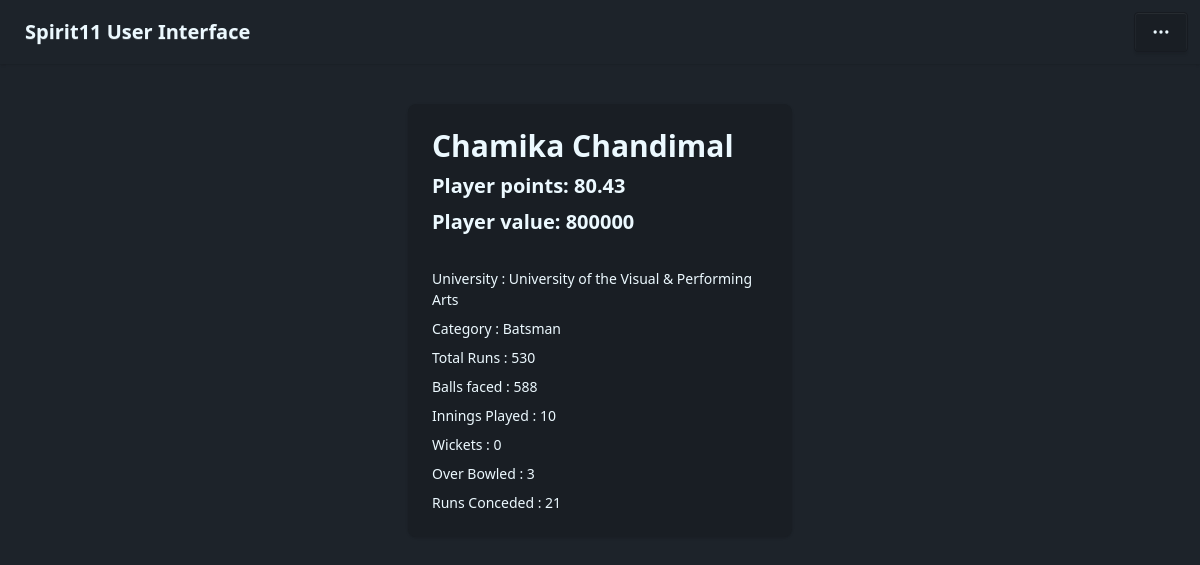
Screenshot of /users/player/52/ with the database file from the repository.
### AdminPanel/models.py (models this page shows)
class Player(models.Model):
    name = models.CharField(max_length=100)
    university = models.CharField(max_length=100)
    category = models.CharField(max_length=100)
    total_runs = models.IntegerField()
    balls_faced = models.IntegerField()
    innings_played = models.IntegerField()
    wickets = models.IntegerField()
    overs_bowled = models.IntegerField()
    runs_given = models.IntegerField()
    def get_points(self):
        batting_strike_rate = (self.total_runs / self.balls_faced) * 100 if self.balls_faced != 0 else 0
        bowling_strike_rate = (self.overs_bowled * 6) / self.wickets if self.wickets != 0 else 0
        economy_rate = self.runs_given / self.overs_bowled if self.overs_bowled != 0 else 0
        batting_average = self.total_runs / self.innings_played if self.innings_played != 0 else 0
        self_points = (batting_strike_rate / 5)
        self_points += (batting_average * 0.8)
        self_points += (500 / bowling_strike_rate) if bowling_strike_rate != 0 else 0
        self_points += (140 / economy_rate) if economy_rate != 0 else 0
        return self_points
    def get_value(self):
        self_points = self.get_points()
        self_value = (self_points * 9 + 100) * 1000
        self_value = round(self_value / 50000) * 50000
        return self_value

### UserInterface/views.py (the view)
# urls.py: path('player/<int:player_id>/', views.userPlayerStatistics, name='userPlayerStatistics'),
def userPlayerStatistics(request, player_id):
    player = Player.objects.get(id=player_id)
    player_points = player.get_points()
    player_value = player.get_value()
    context = {
        'player': player,
        'player_points': f'{player_points:.2f}',
        "player_value": player_value
    }
    return render(request, 'userPlayerStatistics.html', context)

### UserInterface/templates/userPlayerStatistics.html (shortened to what this page needs)
{% extends "userBase.html" %} {% block content %}
<div class="w-full flex justify-center align-center">
  <div class="card mt-10 w-96 bg-base-200 shadow-sm">
    <div class="card-body">
      <h2 class="text-3xl font-bold">{{ player.name }}</h2>
      <h4 class="text-xl font-bold">Player points: {{ player_points }}</h4>
      <h4 class="text-xl font-bold">Player value: {{ player_value }}</h4>
      <ul class="mt-6 flex flex-col gap-2 text-s">
        <li>
          <span> University : {{ player.university }}</span>
        </li>
        <li>
          <span> Category : {{ player.category }}</span>
        </li>
        <li>
          <span> Total Runs : {{ player.total_runs }}</span>
        </li>
        <li>
          <span> Balls faced : {{ player.balls_faced }}</span>
        </li>
        <li>
          <span> Innings Played : {{ player.innings_played }}</span>
        </li>
        <li>
          <span> Wickets : {{ player.wickets }}</span>
        </li>
        <li>
          <span> Over Bowled : {{ player.overs_bowled }}</span>
        </li>
        <li>
          <span> Runs Conceded : {{ player.runs_given }}</span>
        </li>
      </ul>
    </div>
  </div>
</div>
{% endblock %}

### rows the page displays
Player: name "Chamika Chandimal", university "University of the Visual & Performing Arts", category "Batsman", total_runs "530", balls_faced "588", innings_played "10", wickets "0", overs_bowled "3", runs_given "21"

### other values shown
{{ player_points }} "80.43"
{{ player_value }} "800000"
